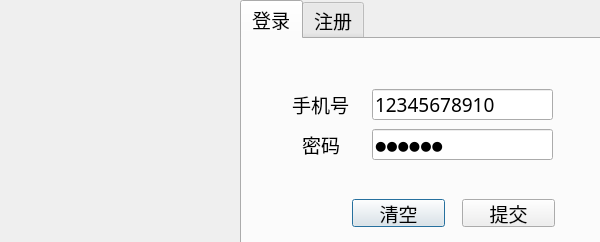
<?xml version="1.0" encoding="UTF-8"?>
<ui version="4.0">
 <class>LoginDialog</class>
 <widget class="QDialog" name="LoginDialog">
  <property name="geometry">
   <rect>
    <x>0</x>
    <y>0</y>
    <width>600</width>
    <height>242</height>
   </rect>
  </property>
  <property name="minimumSize">
   <size>
    <width>0</width>
    <height>0</height>
   </size>
  </property>
  <property name="maximumSize">
   <size>
    <width>16777215</width>
    <height>450</height>
   </size>
  </property>
  <property name="windowTitle">
   <string>Dialog</string>
  </property>
  <widget class="QLabel" name="lb_icon">
   <property name="geometry">
    <rect>
     <x>0</x>
     <y>0</y>
     <width>241</width>
     <height>241</height>
    </rect>
   </property>
   <property name="text">
    <string/>
   </property>
   <property name="pixmap">
    <pixmap resource="resource.qrc">:/images/a.png</pixmap>
   </property>
   <property name="scaledContents">
    <bool>false</bool>
   </property>
  </widget>
  <widget class="QTabWidget" name="tabWidget">
   <property name="geometry">
    <rect>
     <x>240</x>
     <y>0</y>
     <width>361</width>
     <height>461</height>
    </rect>
   </property>
   <property name="minimumSize">
    <size>
     <width>361</width>
     <height>461</height>
    </size>
   </property>
   <property name="maximumSize">
    <size>
     <width>361</width>
     <height>461</height>
    </size>
   </property>
   <property name="font">
    <font>
     <family>楷体</family>
     <pointsize>14</pointsize>
     <weight>50</weight>
     <italic>false</italic>
     <bold>false</bold>
     <underline>false</underline>
     <stylestrategy>PreferAntialias</stylestrategy>
    </font>
   </property>
   <property name="cursor">
    <cursorShape>ArrowCursor</cursorShape>
   </property>
   <property name="whatsThis">
    <string>&lt;html&gt;&lt;head/&gt;&lt;body&gt;&lt;p&gt;登录&lt;/p&gt;&lt;/body&gt;&lt;/html&gt;</string>
   </property>
   <property name="currentIndex">
    <number>0</number>
   </property>
   <widget class="QWidget" name="page_login">
    <attribute name="title">
     <string>登录</string>
    </attribute>
    <widget class="QLineEdit" name="le_tel">
     <property name="geometry">
      <rect>
       <x>130</x>
       <y>50</y>
       <width>181</width>
       <height>31</height>
      </rect>
     </property>
     <property name="toolTip">
      <string>手机号必须为11位</string>
     </property>
     <property name="text">
      <string>12345678910</string>
     </property>
    </widget>
    <widget class="QLineEdit" name="le_password">
     <property name="geometry">
      <rect>
       <x>130</x>
       <y>90</y>
       <width>181</width>
       <height>31</height>
      </rect>
     </property>
     <property name="font">
      <font>
       <pointsize>10</pointsize>
      </font>
     </property>
     <property name="text">
      <string>123456</string>
     </property>
     <property name="echoMode">
      <enum>QLineEdit::Password</enum>
     </property>
    </widget>
    <widget class="QLabel" name="lb_tel">
     <property name="geometry">
      <rect>
       <x>50</x>
       <y>50</y>
       <width>71</width>
       <height>31</height>
      </rect>
     </property>
     <property name="text">
      <string>手机号</string>
     </property>
    </widget>
    <widget class="QLabel" name="lb_password">
     <property name="geometry">
      <rect>
       <x>60</x>
       <y>90</y>
       <width>51</width>
       <height>31</height>
      </rect>
     </property>
     <property name="text">
      <string>密码</string>
     </property>
    </widget>
    <widget class="QPushButton" name="pb_clear">
     <property name="geometry">
      <rect>
       <x>110</x>
       <y>160</y>
       <width>93</width>
       <height>28</height>
      </rect>
     </property>
     <property name="text">
      <string>清空</string>
     </property>
    </widget>
    <widget class="QPushButton" name="pb_commit">
     <property name="geometry">
      <rect>
       <x>220</x>
       <y>160</y>
       <width>93</width>
       <height>28</height>
      </rect>
     </property>
     <property name="text">
      <string>提交</string>
     </property>
    </widget>
   </widget>
   <widget class="QWidget" name="page_register">
    <attribute name="title">
     <string>注册</string>
    </attribute>
    <widget class="QPushButton" name="pb_clear_register">
     <property name="geometry">
      <rect>
       <x>90</x>
       <y>160</y>
       <width>93</width>
       <height>28</height>
      </rect>
     </property>
     <property name="text">
      <string>清空</string>
     </property>
    </widget>
    <widget class="QLineEdit" name="le_tel_register">
     <property name="geometry">
      <rect>
       <x>120</x>
       <y>70</y>
       <width>181</width>
       <height>31</height>
      </rect>
     </property>
     <property name="toolTip">
      <string>手机号必须为11位</string>
     </property>
    </widget>
    <widget class="QLabel" name="lb_password_register">
     <property name="geometry">
      <rect>
       <x>50</x>
       <y>110</y>
       <width>51</width>
       <height>31</height>
      </rect>
     </property>
     <property name="text">
      <string>密码</string>
     </property>
    </widget>
    <widget class="QPushButton" name="pb_commit_register">
     <property name="geometry">
      <rect>
       <x>200</x>
       <y>160</y>
       <width>93</width>
       <height>28</height>
      </rect>
     </property>
     <property name="text">
      <string>提交</string>
     </property>
    </widget>
    <widget class="QLineEdit" name="le_password_register">
     <property name="geometry">
      <rect>
       <x>120</x>
       <y>110</y>
       <width>181</width>
       <height>31</height>
      </rect>
     </property>
     <property name="font">
      <font>
       <pointsize>10</pointsize>
      </font>
     </property>
     <property name="echoMode">
      <enum>QLineEdit::Password</enum>
     </property>
    </widget>
    <widget class="QLabel" name="lb_tel_register">
     <property name="geometry">
      <rect>
       <x>40</x>
       <y>70</y>
       <width>71</width>
       <height>31</height>
      </rect>
     </property>
     <property name="text">
      <string>手机号</string>
     </property>
    </widget>
    <widget class="QLabel" name="lb_name_register">
     <property name="geometry">
      <rect>
       <x>50</x>
       <y>30</y>
       <width>51</width>
       <height>31</height>
      </rect>
     </property>
     <property name="text">
      <string>昵称</string>
     </property>
    </widget>
    <widget class="QLineEdit" name="le_name_register">
     <property name="geometry">
      <rect>
       <x>120</x>
       <y>30</y>
       <width>181</width>
       <height>31</height>
      </rect>
     </property>
    </widget>
   </widget>
  </widget>
 </widget>
 <resources>
  <include location="resource.qrc"/>
 </resources>
 <connections/>
</ui>
